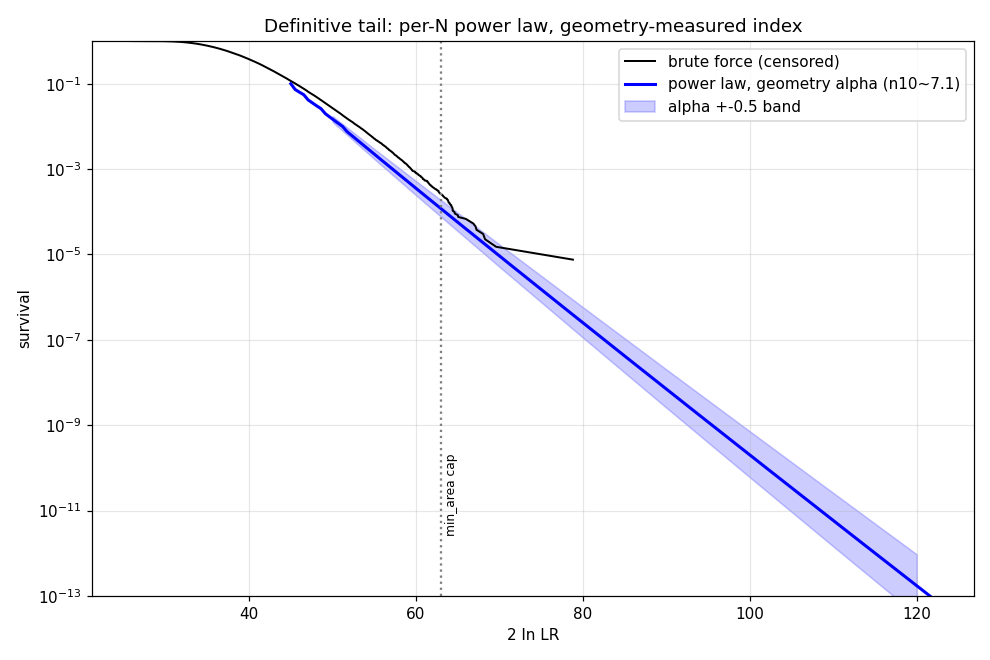

The Python source for this figure:
#!/usr/bin/env python3
"""DEFINITIVE deep-tail extrapolator: per-N' power law with the tail index measured from
the convex-hull GEOMETRY (uncensored, no DBSCAN), anchored to the data body.

Resolution of the earlier iterations:
  - tail_extrapolator.py (GPD on 2lnLR): xi<0 finite endpoint = min_area CENSORING artifact (too light).
  - tail_analytic.py (inverse-gamma body): inverse-gamma fits the BODY (k~20) but its tail is far too light.
  - tail_powerlaw.py (Hill on censored R): right FORM (power law) but index biased by truncation at the cap.
  - HERE: the R|n tail index = the convex-hull small-area exponent of n uniform disk points,
    measured directly from geometry (alpha~7 for n=10), anchored to the data => the censoring is
    irrelevant because the index comes from uncensored geometry.

For each n: P(R>r|n) = Pu_n * (r/u_n)^(-alpha_n),  alpha_n from geometry,  Pu_n,u_n from data body.
Marginal P(2lnLR>u) = sum_n P(N'=n) P(R>R*(u,n)|n).
"""
import os, numpy as np, pandas as pd
from numpy.random import default_rng
from scipy import stats, optimize
from scipy.spatial import ConvexHull
import matplotlib; matplotlib.use("Agg"); import matplotlib.pyplot as plt

HERE=os.path.dirname(__file__); N,RAD,EPS=10000,100,1.20; LAM0=N/(np.pi*RAD**2)
CAP=lambda n: n/(0.5*LAM0); rng=default_rng(99)

def twolnLR(n,R):
    mu=n/R; return 2*(n*np.log(R)+(N-n)*np.log((N-n)/(N-mu)))
def Rstar(u,n):
    f=lambda R: twolnLR(n,R)-u
    return 1.0001 if f(1.0001)>0 else optimize.brentq(f,1.0001,1e8)

def geom_alpha(n,M=300000):
    """tail index alpha_n = small-hull-area exponent of n uniform points in a disk."""
    a=np.empty(M)
    for i in range(M):
        r=np.sqrt(rng.uniform(size=n)); t=2*np.pi*rng.uniform(size=n)
        a[i]=ConvexHull(np.column_stack((r*np.cos(t),r*np.sin(t)))).volume
    a=np.sort(a); k=int(0.005*M); lo=a[:k]; cdf=np.arange(1,k+1)/M
    return float(np.polyfit(np.log(lo[lo>0]),np.log(cdf[lo>0]),1)[0])

def load():
    df=pd.read_csv(os.path.join(HERE,"..","simdata","v2",f"simulation_data_N{N}_radius{RAD}_eps{EPS:.2f}.csv"))
    d=df[(df.S_prime!=-1)&(df.N_prime!=-1)]; n=d.N_prime.values.astype(int)
    return n,(n/(d.S_prime.values))/LAM0

def main():
    nv,Rv=load(); Lv=twolnLR(nv.astype(float),Rv)
    occ={}; pl={}
    print("measuring geometry tail index alpha(n) (uncensored, no DBSCAN):")
    for n in range(10,17):
        m=nv==n; w=m.mean()
        if w<2e-4: continue
        r=Rv[m]; u_n=np.quantile(r,0.55); Pu=np.mean(r>u_n)
        al=geom_alpha(n)
        occ[n]=w; pl[n]=dict(u=u_n,Pu=Pu,alpha=al)
        print(f"  n={n} (w={w:.3f}): alpha_geom={al:.2f}  (data-anchored at R>{u_n:.1f}, P={Pu:.3f})")
    s=sum(occ.values()); occ={k:v/s for k,v in occ.items()}

    def cond(r,p): return p['Pu']*(r/p['u'])**(-p['alpha']) if r>p['u'] else 1.0
    def marg(u,da=0.0):
        return sum(occ[n]*cond(Rstar(u,n),{**pl[n],'alpha':pl[n]['alpha']+da}) for n in occ)
    z=lambda p: stats.norm.isf(np.clip(p,1e-300,1-1e-12))

    grid=np.array([50,55,60,63,70,80,90,100,110,120],float)
    mid=np.array([marg(u) for u in grid])
    hi=np.array([marg(u,-0.5) for u in grid]); lo=np.array([marg(u,+0.5) for u in grid])  # +-0.5 in alpha
    bf=np.array([np.mean(Lv>u) for u in grid])
    print("\n  2lnLR | bruteforce(cens) | power-law(geom alpha) [alpha+-0.5] | z")
    for i,u in enumerate(grid):
        bfs=f"{bf[i]:.2e}" if bf[i]>0 else " 0 (cens)"
        print(f"   {u:5.0f} |   {bfs:>11}    | {mid[i]:.2e} [{lo[i]:.1e},{hi[i]:.1e}] | {z(mid[i]):5.2f}")
    print("\n  validation in uncensored window (u well below the N'=10 cap, R<~45):")
    for u in (48,52,56):
        print(f"   2lnLR={u}: model {marg(u):.2e}  vs brute force {np.mean(Lv>u):.2e}  (ratio {marg(u)/np.mean(Lv>u):.2f})")

    pd.DataFrame(dict(twolnLR=grid,p_bruteforce=bf,p_model=mid,lo=lo,hi=hi,z=z(mid))).to_csv(
        os.path.join(HERE,"tail_final_table.csv"),index=False)
    fig,ax=plt.subplots(figsize=(9,6)); us=np.linspace(45,122,150)
    ax.semilogy(np.sort(Lv),1-np.arange(len(Lv))/len(Lv),'k-',lw=1.3,label='brute force (censored)')
    ax.semilogy(us,[marg(u) for u in us],'b-',lw=2,label=f"power law, geometry alpha (n10~{pl[10]['alpha']:.1f})")
    ax.fill_between(grid,lo,hi,color='b',alpha=0.2,label='alpha +-0.5 band')
    ax.axvline(63,ls=':',c='grey'); ax.text(63.5,3e-12,'min_area cap',rotation=90,fontsize=8)
    ax.set_xlabel('2 ln LR'); ax.set_ylabel('survival'); ax.set_ylim(1e-13,1); ax.legend(); ax.grid(alpha=0.3)
    ax.set_title('Definitive tail: per-N power law, geometry-measured index')
    fig.tight_layout(); fig.savefig(os.path.join(HERE,'tail_final.png'),dpi=110); plt.close(fig)
    print("\nwrote tail_final_table.csv, tail_final.png")

if __name__=="__main__":
    main()
